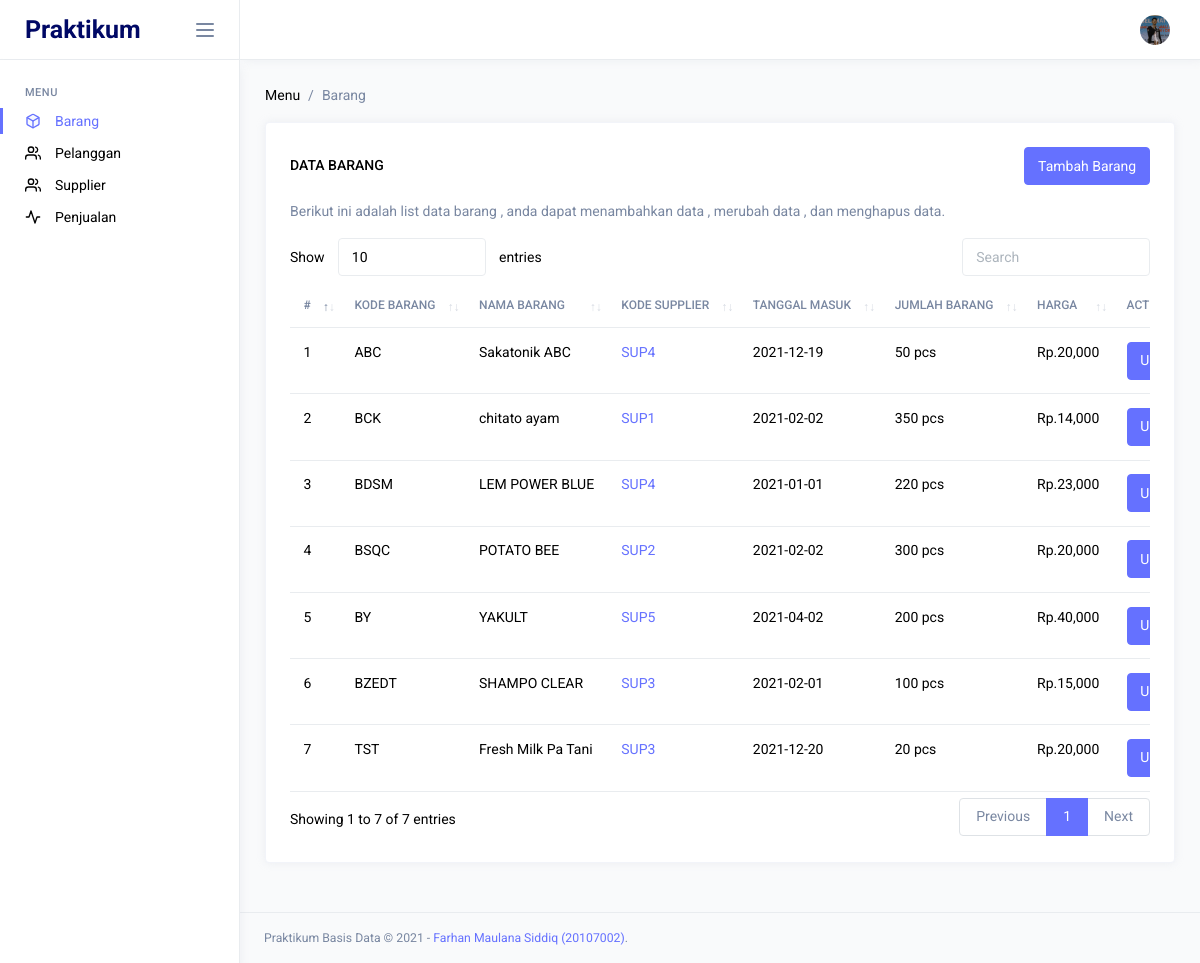
/page/index.php, run on the app's committed database.
### tables this page shows
CREATE TABLE `barang` (
  `kode_barang` varchar(10) NOT NULL,
  `nama_barang` char(50) DEFAULT NULL,
  `kode_supplier` varchar(10) DEFAULT NULL,
  `tanggal_masuk` date DEFAULT current_timestamp(),
  `jumlah_barang` int(5) DEFAULT NULL,
  `price` int(10) DEFAULT NULL
);

CREATE TABLE `supplier` (
  `kode_supplier` varchar(10) NOT NULL,
  `nama_supplier` varchar(20) DEFAULT NULL,
  `lokasi` varchar(20) DEFAULT NULL
);

### page/index.php (the view, shortened to what this page needs)
<!DOCTYPE html>
<html lang="en">
<?php include 'partials/head.php';?>
<body>
	<?php
	$sql="select barang.*,supplier.* from barang inner join supplier ON barang.kode_supplier=supplier.kode_supplier;";
	$select=mysqli_query($kon,$sql);
	$no=1;
	?>
	<div class="main-wrapper">
  <?php include 'partials/sidebar.php';?>
		<div class="page-wrapper">
      <?php include 'partials/navbar.php';?>
			<div class="page-content">
			<nav class="page-breadcrumb">
					<ol class="breadcrumb">
						<li class="breadcrumb-item">Menu</li>
						<li class="breadcrumb-item active" aria-current="page">Barang</li>
					</ol>
				</nav>
				<div class="row">
					<div class="col-md-12 grid-margin stretch-card">
						<div class="card">
						<div class="card-body">
							<div class="d-flex justify-content-between align-items-baseline mb-4 mb-md-3">
								<h6 class="card-title mb-0">Data Barang </h6>
								<div class="dropdown">
									<button class="btn btn-primary " data-bs-toggle="modal" data-bs-target=".modal-tambah">
										Tambah Barang
									</button>
								</div>
								</div>
								<p class="text-muted mb-3">Berikut ini adalah list data barang , anda dapat menambahkan data , merubah data , dan menghapus data.</p>
							<div class="table-responsive">
							<table id="dataTableExample" class="table">
								<thead>
								<tr>
									<th>#</th>
									<th>Kode Barang</th>
									<th>Nama Barang</th>
									<th>Kode Supplier</th>
									<th>Tanggal Masuk</th>
									<th>Jumlah Barang</th>
									<th>Harga</th>
									<th >Action</th>
								</tr>
								</thead>
								<tbody>
								<?php foreach ($select as $k) {?>
								<tr>
									<td><?= $no++; ?></td>
									<td><?= $k['kode_barang'];?></td>
									<td><?= $k['nama_barang'];?></td>
									<td><a href="#"  data-bs-toggle="modal" data-bs-target=".modal-supplier-<?= $k['kode_supplier'];?>"><?= $k['kode_supplier'];?></a></td>
									<td><?= $k['tanggal_masuk'];?></td>
									<td><?= $k['jumlah_barang'];?> pcs</td>
									<td>Rp.<?= number_format($k['price']);?></td>
									<td>
										<button class="btn btn-primary" data-bs-toggle="modal" data-bs-target=".modal-update-<?= $k['kode_barang'];?>">Ubah</button>
									</td>
								</tr>
								<?php } ?>
								</tbody>
							</table>
							</div>
						</div>
						</div>
					</div>
				</div>
			</div>
      	<?php include 'partials/footer.php';?>
		</div>
	</div>
</body>
</html>

### data on the page
barang: kode_barang "ABC", nama_barang "Sakatonik ABC", kode_supplier.kode_supplier "SUP4", tanggal_masuk "2021-12-19", jumlah_barang "50", price "20,000"
barang: kode_barang "BCK", nama_barang "chitato ayam", kode_supplier.kode_supplier "SUP1", tanggal_masuk "2021-02-02", jumlah_barang "350", price "14,000"
barang: kode_barang "BDSM", nama_barang "LEM POWER BLUE", kode_supplier.kode_supplier "SUP4", tanggal_masuk "2021-01-01", jumlah_barang "220", price "23,000"
barang: kode_barang "BSQC", nama_barang "POTATO BEE", kode_supplier.kode_supplier "SUP2", tanggal_masuk "2021-02-02", jumlah_barang "300", price "20,000"
barang: kode_barang "BY", nama_barang "YAKULT", kode_supplier.kode_supplier "SUP5", tanggal_masuk "2021-04-02", jumlah_barang "200", price "40,000"
barang: kode_barang "BZEDT", nama_barang "SHAMPO CLEAR", kode_supplier.kode_supplier "SUP3", tanggal_masuk "2021-02-01", jumlah_barang "100", price "15,000"
barang: kode_barang "TST", nama_barang "Fresh Milk Pa Tani", kode_supplier.kode_supplier "SUP3", tanggal_masuk "2021-12-20", jumlah_barang "20", price "20,000"
